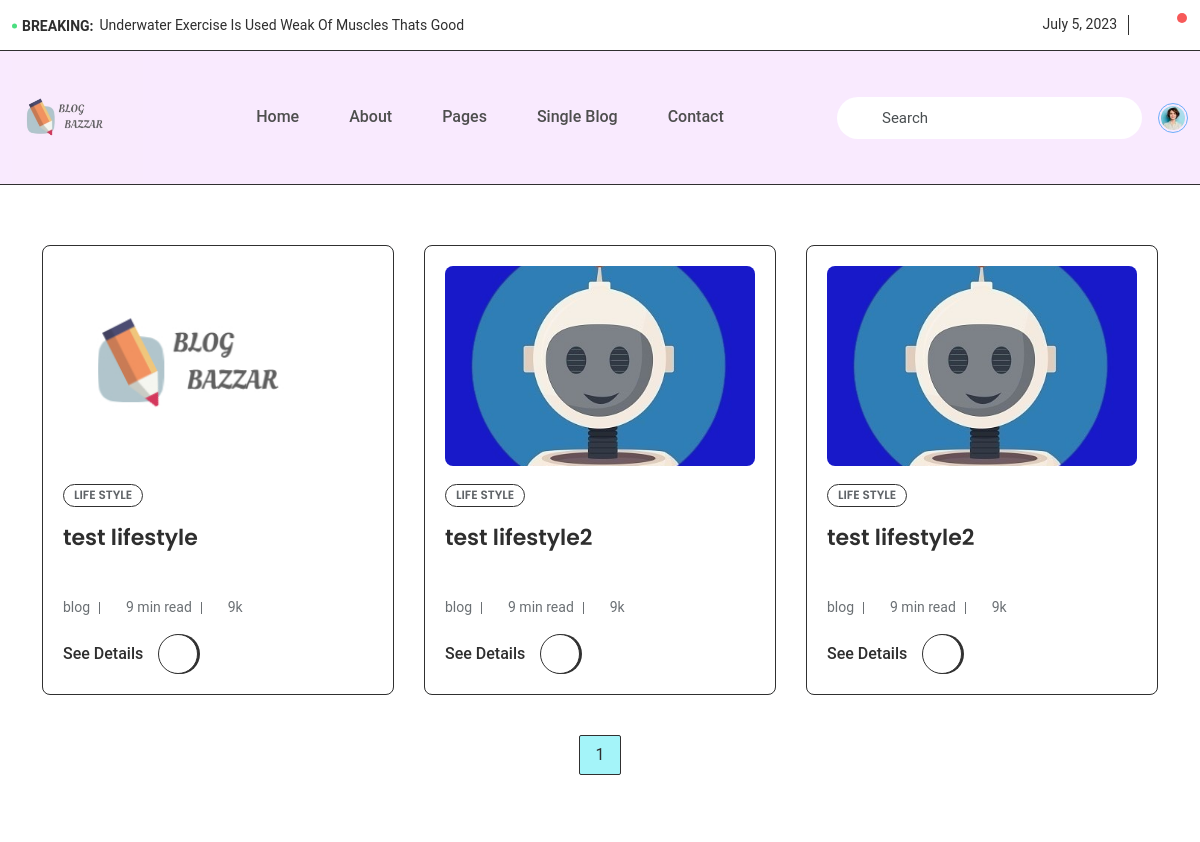
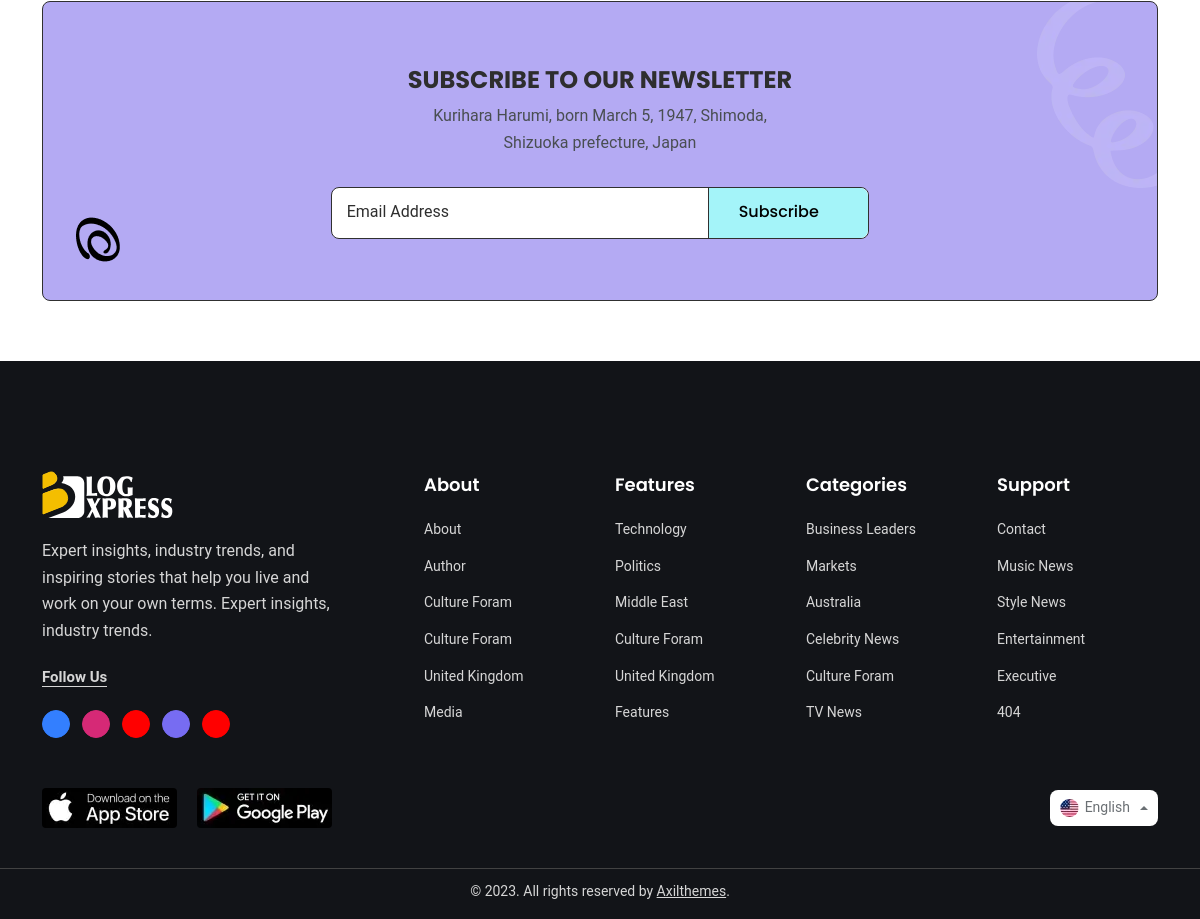
Page /blog/category/lifestyle/ on the committed database (2 pictures, top to bottom).
### blog_app/models.py (models this page shows)
class Post(models.Model):
    title = models.CharField(max_length=255)
    content = models.TextField()
    category = models.ForeignKey(Category, on_delete=models.CASCADE)
    image=models.ImageField(upload_to='images/')
    created_at = models.DateTimeField(auto_now_add=True)
    updated_at = models.DateTimeField(auto_now=True)
    author = models.ForeignKey(User, on_delete=models.CASCADE)
    clicks = models.IntegerField(default=0, blank=True)

class Category(models.Model):
    name = models.CharField(max_length=255)
    slug = models.SlugField(unique=True)

### blog_app/views.py (the view, shortened to what this page needs)
# urls.py: path('blog/category/<slug:category_slug>/', views.post_list_by_category, name='post_list_by_category_paginated'),
def post_list_by_category(request, category_slug):
    category = get_object_or_404(Category, slug=category_slug)
    posts = Post.objects.filter(category=category)
    page_number = request.GET.get('page', 1)
    paginator = Paginator(posts, 9)
    page_obj = paginator.get_page(page_number)
    for post in page_obj.object_list:
      post.author_name = 'Admin' if request.session.get('user') == 'admin' else post.author.username
    for post in posts:
        print('POST IMAGE', post.image.url)  # Print the image URL
    image_urls = [post.image.url for post in posts]
    context = {
        'posts': page_obj.object_list,  # Use page_obj.object_list instead of posts
        'category': category,
        'image_urls': image_urls,
        'page_obj':page_obj,
        'url_path': request.path  # Pass the URL path to the template
    }
    for i in posts:
        print(i.author.username)
    return render(request, 'postlist_by_category.html', context)

### blog_app/templates/postlist_by_category.html (shortened to what this page needs)
        {% extends 'base.html' %}
        {% load static %}
        {% block nav %}
        <section class="archive-wrap-layout-3 space-top-60 bg-color-light-1 transition-default">
            <div class="container">
                <div class="row g-3">
                    {% for post in posts %}
                    <div class="col-xl-4 col-md-6 col-12">
                        <div class="animated-border border-style-large transition-default">
                            <div class="animation-child post-box-layout18 box-border-dark-1 radius-default padding-20 bg-color-light-1 transition-default">
                                <div class="figure-holder radius-default" style="display: flex; justify-content: center; align-items: center;">
                                    {% if post.image %}
                                    <a class=""><img src="{{ post.image.url }}"style="display: block; width: 500px; height: 200px; object-fit: cover;"  alt="Post"></a>
                                    {% else %}
                                     <p>No image available</p>
                                     {% endif %}
                                </div>
                                <div class="content-holder">
                                    <div class="entry-category style-2 color-dark-1-fixed">
                                        <ul>
                                            <li>
                                                <a href="{% url 'post_list_by_category_paginated' category.slug  %}">{{ category.name }}</a>
                                            </li>
                                        </ul>
                                    </div>
                                    <h3 class="entry-title color-dark-1 underline-animation"><a class="link-wrap">{{ post.title }}</a></h3>
                                    <ul class="entry-meta color-dark-1">
                                        <li class="post-author">
                                            <a>
                                                {{ post.author_name }}
                                            </a>
                                        </li>
                                        <li>
                                            <i class="regular-clock-circle"></i>9 min read
                                        </li>
                                        <li>
                                            <i class="regular-eye"></i>9k
                                        </li>
                                    </ul>
                                    <a href="{% url 'post_details' post.category.slug post.id %}" class="btn-text color-dark-1 mt-3">See Details<span class="icon-holder"><i class="regular-arrow-right"></i></span></a>
                                </div>
                            </div>
                        </div>
                    </div>
                    {% endfor %}
                </div>
            </div>
                    <div class="template-pagination pagination-center">
                        <ul>
                            {% if page_obj.has_previous %}
                                <li><a href="{% url 'post_list_by_category_paginated' category.slug %}?page={{ page_obj.previous_page_number }}">Prev</a></li>
                            {% else %}
                                <li class="disabled"></li>
                            {% endif %}
                            {% for page in page_obj.paginator.page_range %}
                                {% if page >= page_obj.number|add:-1 and page <= page_obj.number|add:1 %}
                                    <li {% if page == page_obj.number %}class="selected"{% endif %}>
                                        <a href="{% url 'post_list_by_category_paginated' category.slug %}?page={{ page }}">{{ page }}</a>
                                    </li>
                                {% endif %}
                            {% endfor %}
                            {% if page_obj.has_next %}
                                <li><a href="{% url 'post_list_by_category_paginated' category.slug %}?page={{ page_obj.next_page_number }}">Next</a></li>
                            {% else %}
                                <li class="disabled"></li>
                            {% endif %}
                        </ul>
                    </div>
            </section>
                    {% endblock nav %}

### rows in the picture
Post: image (picture), title "test lifestyle", author_name "blog"
Category: name "LIFE STYLE"
Post: image (picture), title "test lifestyle2", author_name "blog"
Post: image (picture), title "test lifestyle2", author_name "blog"

### other values in the picture
{{ page }} "1"
